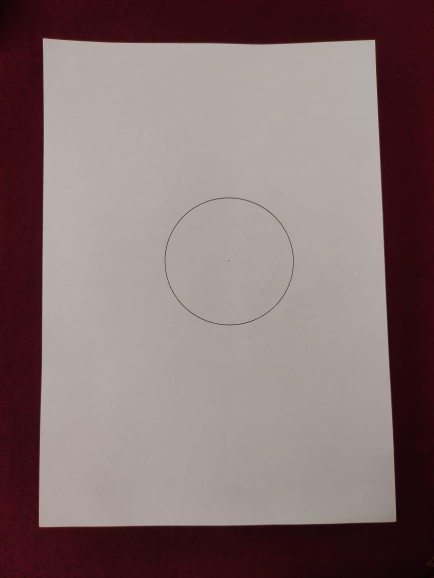
#> input picture server/com/request.jpg, 868 x 1156 px (shown at 1/2 size)
$ python ObjectMeasurement.py
#> lines starting #> are read from the running program, lines starting #| are printed output that depends on the picture; after the words box and inside, x2 and y2 are one past the last pixel; in counts of white or black regions, pixels touching at a corner belong together; long printed decimals are rounded
### server/utlis.py
import cv2
import numpy as np

def getContours(img,cThr=[100,100],showCanny=False,minArea=1000,filter=0,draw =False):
    imgGray = cv2.cvtColor(img,cv2.COLOR_BGR2GRAY)
    imgBlur = cv2.GaussianBlur(imgGray,(5,5),1)
    imgCanny = cv2.Canny(imgBlur,cThr[0],cThr[1])
    kernel = np.ones((5,5))
    imgDial = cv2.dilate(imgCanny,kernel,iterations=3)
    imgThre = cv2.erode(imgDial,kernel,iterations=2)
    if showCanny:cv2.imshow('Canny',imgThre)
    contours,hiearchy = cv2.findContours(imgThre,cv2.RETR_EXTERNAL,cv2.CHAIN_APPROX_SIMPLE)
    finalCountours = []
    for i in contours:
        area = cv2.contourArea(i)
        if area > minArea:
            peri = cv2.arcLength(i,True)
            approx = cv2.approxPolyDP(i,0.02*peri,True)
            bbox = cv2.boundingRect(approx)
            if filter > 0:
                if len(approx) == filter:
                    finalCountours.append([len(approx),area,approx,bbox,i])
            else:
                finalCountours.append([len(approx),area,approx,bbox,i])
    finalCountours = sorted(finalCountours,key = lambda x:x[1] ,reverse= True)
    if draw:
        for con in finalCountours:
            cv2.drawContours(img,con[4],-1,(0,0,255),3)
    return img, finalCountours

# calculates the ordered vertex points in terms of contours

def reorder(myPoints):
    #print(myPoints.shape)
    falg = -1
    myPointsNew = np.zeros_like(myPoints)
    try:
        myPoints = myPoints.reshape((4,2))
        add = myPoints.sum(1)
        myPointsNew[0] = myPoints[np.argmin(add)]
        myPointsNew[3] = myPoints[np.argmax(add)]
        diff = np.diff(myPoints,axis=1)
        myPointsNew[1]= myPoints[np.argmin(diff)]
        myPointsNew[2] = myPoints[np.argmax(diff)]
        flag = 4
    except Exception:
        #### for triangle detection
        # Simple fix for traingles -- subject to change
        myPoints = myPoints.reshape((3,2))
        myPointsNew[0] = myPoints[2]
        myPointsNew[1] = myPoints[1]
        myPointsNew[2] = myPoints[0]
        flag = 3
        # print(myPointsNew)
    return myPointsNew, flag

# changes the persepective of the image and zooms in

def warpImg (img,points,w,h,pad=20):
    #print(points)
    points, flag =reorder(points)
    pts1 = np.float32(points)
    pts2 = np.float32([[0,0],[w,0],[0,h],[w,h]])
    matrix = cv2.getPerspectiveTransform(pts1,pts2)
    imgWarp = cv2.warpPerspective(img,matrix,(w,h))
    imgWarp = imgWarp[pad:imgWarp.shape[0]-pad,pad:imgWarp.shape[1]-pad]
    return imgWarp

def findDis(pts1,pts2):
    return ((pts2[0]-pts1[0])**2 + (pts2[1]-pts1[1])**2)**0.5

#to detect circles only (filter value = 0)

def detectCircles(img, showCanny=False, px_to_cm=0.03389):

    flag = 0

    imgGray = cv2.cvtColor(img, cv2.COLOR_BGR2GRAY)
    imgBlur = cv2.GaussianBlur(imgGray, (5, 5), 1)
    imgCanny = cv2.Canny(imgBlur, 50, 150)

    if showCanny:
        cv2.imshow('Canny', imgCanny)

    # Apply Hough Circle Transform
    circles = cv2.HoughCircles(imgCanny, cv2.HOUGH_GRADIENT, dp=1, minDist=80, param1=30, param2=45, minRadius=0, maxRadius=0)

    diameters_cm = []
    if circles is not None:
        # Convert the (x, y) coordinates and radius of the circles to integers
        circles = np.round(circles[0, :]).astype("int")

        # Draw the detected circles on the original image and calculate diameter for each
        for (x, y, r) in circles:
            cv2.circle(img, (x, y), r, (0, 255, 0), 2)
            diameter_px = r * 2
            diameter_cm = diameter_px * px_to_cm
            diameters_cm.append(diameter_cm)

            # Highlight the diameter span of the circle
            cv2.line(img, (x - r, y), (x + r, y), (0, 0, 255), 2)

            # Write the diameter on the original image
            font = cv2.FONT_HERSHEY_SIMPLEX
            text = f'{diameter_cm:.2f} cm'
            text_size, _ = cv2.getTextSize(text, font, 0.6, 2)
            cv2.putText(img, text, (x - int(r/2), y-20), font, 0.6, (0, 0, 255), 2)

    return img, circles, diameters_cm, flag

### server/ObjectMeasurement.py
import cv2
import utlis

flag = -1       # default is -1, 0 for circle, 3 for triangle and so on

def cal_dim():
    ###################################
    path = "com/request.jpg"
    scale = 3
    wP = 210 *scale
    hP= 297 *scale
    ###################################

    img = cv2.imread(path)
#> img is the input picture: shape (1156, 868, 3); mean B, G, R 111.1, 111.8, 131.2
    imgContours , conts = utlis.getContours(img,minArea=50000,filter=4)
#> in getContours, `imgGray = cv2.cvtColor(img,cv2.COLOR_BGR2GRAY)`:
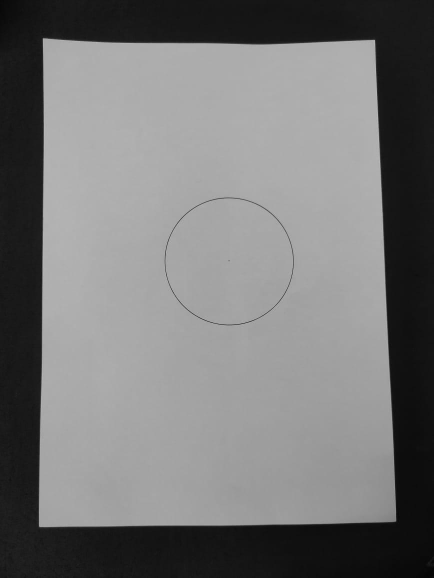
#> imgGray: shape (1156, 868) (shown at 1/2 size); min 4, max 202, mean 117.5
#> in getContours, `imgCanny = cv2.Canny(imgBlur,cThr[0],cThr[1])`:
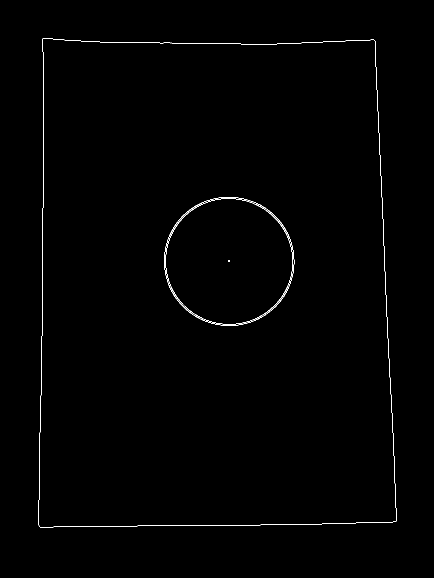
#> imgCanny: shape (1156, 868) (shown at 1/2 size); 0.51% white in thin lines or dots, all inside (x1, y1, x2, y2) = (77, 76, 793, 1055)
#> in getContours, `imgDial = cv2.dilate(imgCanny,kernel,iterations=3)`: imgDial: shape (1156, 868); 6% white; 3 white regions, box (x1, y1, x2, y2) and area: (71, 70, 799, 1061) 44226, (322, 388, 595, 658) 15327, (450, 514, 466, 529) 240
#> in getContours, `imgThre = cv2.erode(imgDial,kernel,iterations=2)`:
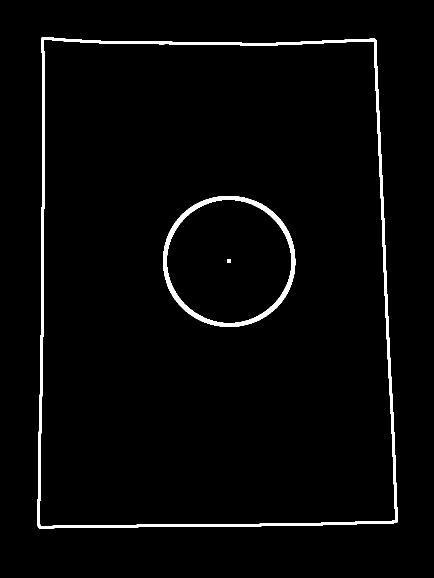
#> imgThre: shape (1156, 868) (shown at 1/2 size); 2.4% white; 3 white regions
#> in getContours, `contours,hiearchy = cv2.findContours(imgThre,cv2.RETR_EXTERNAL,cv2.CHA..`: contours = 1 contour; box (x1, y1, x2, y2) and area: (75, 74, 795, 1057) 671040; hiearchy = [[-1, -1, -1, -1]]
#> the loop in getContours, `for i in contours:` made 1 pass
#> (area, peri, approx, bbox) on pass 1: (671040, 3370.1, [[84, 74], [76, 1055], [793, 1045], [751, 78]], (76, 74, 718, 982))
#> after the loop in getContours, `for i in contours:`: finalCountours = 1 item
#> conts = 1 item
    if len(conts) != 0:
        biggest = conts[0][2]
#> biggest = [[84, 74], [76, 1055], [793, 1045], [751, 78]]
        #print(biggest)
        imgWarp = utlis.warpImg(img, biggest, wP,hP)
#> in reorder, `add = myPoints.sum(1)`: add = [158, 1131, 1838, 829]
#> in reorder, `diff = np.diff(myPoints,axis=1)`: diff = [-10, 979, 252, -673]
#> in warpImg, `points, flag =reorder(points)`: points = [[84, 74], [751, 78], [76, 1055], [793, 1045]]; flag = 4
#> in warpImg, `pts1 = np.float32(points)`: pts1 = [[84, 74], [751, 78], [76, 1055], [793, 1045]]
#> in warpImg, `matrix = cv2.getPerspectiveTransform(pts1,pts2)`: matrix = [[0.935, 0.00763, -79.14], [-0.00588, 0.981, -72.1], [-2.09e-05, 7.75e-05, 1]]

        # to detect the largest contour that is the A4 and the embedded rectangular object

        imgContours2, conts2 = utlis.getContours(imgWarp,
                                                minArea=2000, filter=4,
                                                cThr=[50,50],draw = False)
#> call 2 of getContours, with showCanny = False, minArea = 2000, filter = 4, draw = False
#> in getContours (call 2), `imgCanny = cv2.Canny(imgBlur,cThr[0],cThr[1])`:
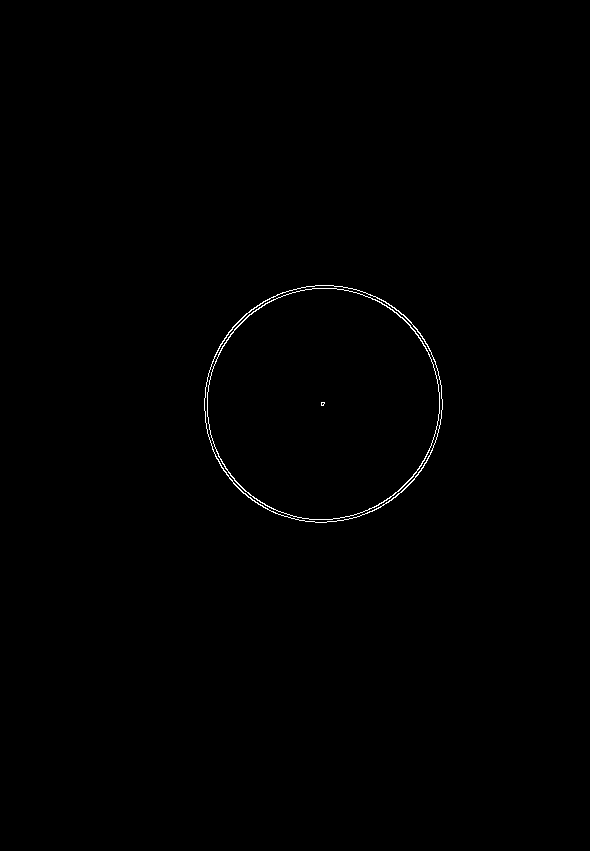
#> imgCanny: shape (851, 590); 0.34% white in thin lines or dots, all inside (x1, y1, x2, y2) = (204, 285, 443, 523)
#> in getContours (call 2), `imgDial = cv2.dilate(imgCanny,kernel,iterations=3)`:
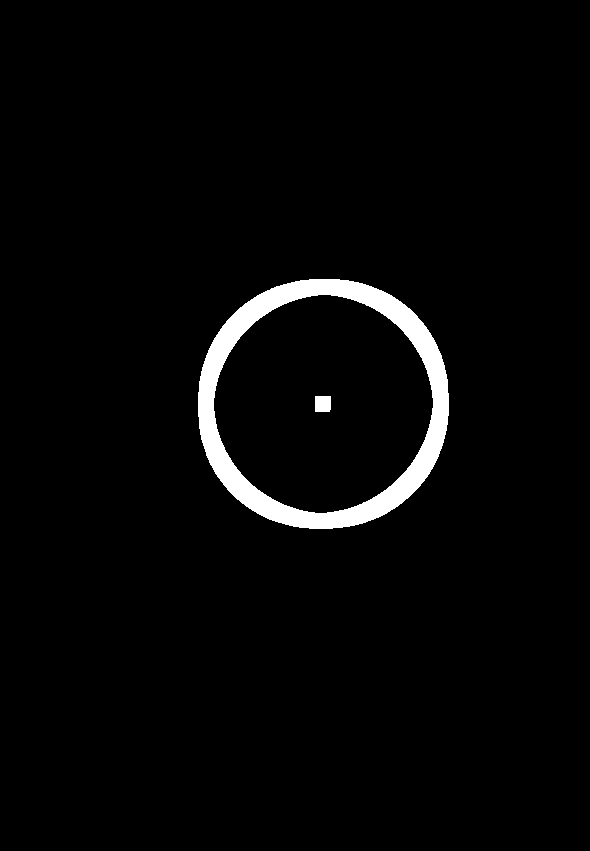
#> imgDial: shape (851, 590); 2.9% white; 2 white regions, box (x1, y1, x2, y2) and area: (198, 279, 449, 529) 14117, (315, 396, 331, 412) 254
#> in getContours (call 2), `imgThre = cv2.erode(imgDial,kernel,iterations=2)`:
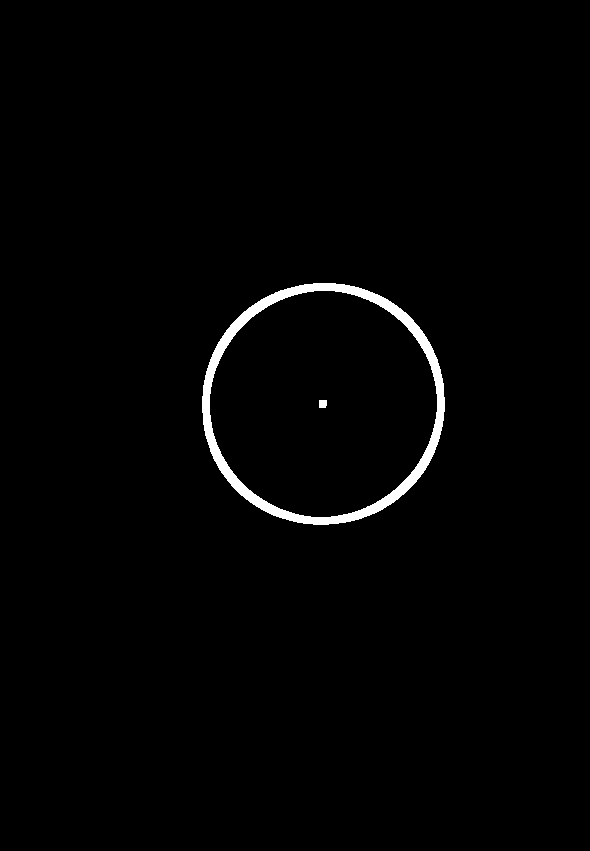
#> imgThre: shape (851, 590); 1.3% white; 2 white regions
#> in getContours (call 2), `contours,hiearchy = cv2.findContours(imgThre,cv2.RETR_EXTERNAL,cv2.CHA..`: contours = 1 contour; box (x1, y1, x2, y2) and area: (202, 283, 445, 525) 46172
#> the loop in getContours (call 2), `for i in contours:` made 1 pass
#> (area, peri, bbox) on pass 1: (46171.5, 803.7, (202, 283, 243, 242))
#> after the loop in getContours (call 2), `for i in contours:`: finalCountours = []
#> conts2 = []

        # Becomes true when the embedded object is not a rectangle

        if(len(conts2)==0):

            # To detect triangle

            imgContours2, conts2 = utlis.getContours(imgWarp,
                                                minArea=2000, filter=3,
                                                cThr=[50,50],draw = False)

            # To detect circle if not a triangle

            if(len(conts2)==0):
                img, circles, diameters_cm,flag = utlis.detectCircles(imgWarp,False)
#> in detectCircles, `circles = cv2.HoughCircles(imgCanny, cv2.HOUGH_GRADIENT, dp=1, minDist..`: circles = [[322.5, 407.5, 118.3]]
#> in detectCircles, `circles = np.round(circles[0, :]).astype("int")`: circles = [[322, 408, 118]]
#> the loop in detectCircles, `for (x, y, r) in circles:` made 1 pass
#> (x, y, r, diameter_px, diameter_cm, font, text, text_size) on pass 1: (322, 408, 118, 236, 8, 0, '8.00 cm', (82, 14))
#> after the loop in detectCircles, `for (x, y, r) in circles:`:
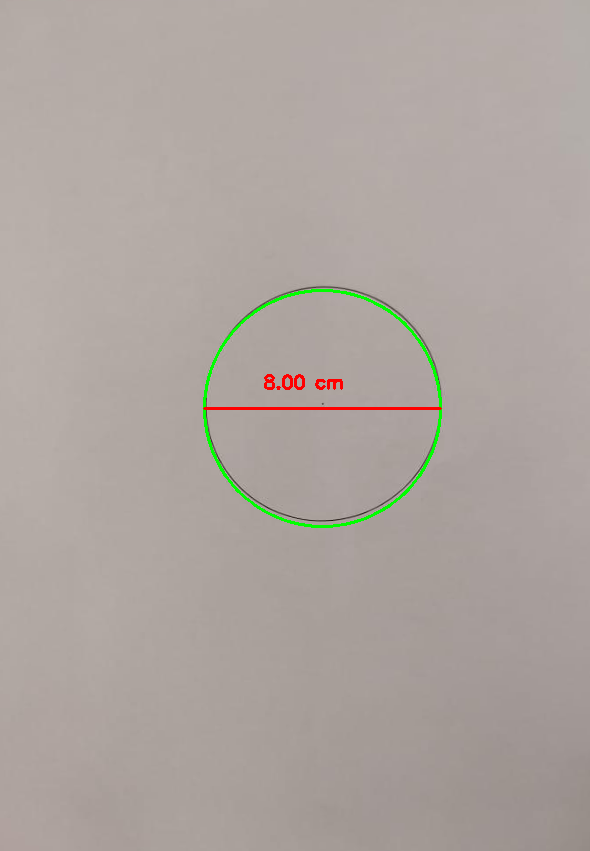
#> img: shape (851, 590, 3); mean B, G, R 159.3, 164.5, 173.3
#> after the loop in detectCircles, `for (x, y, r) in circles:`: diameters_cm = [8]
#> circles = [[322, 408, 118]]; diameters_cm = [8]; flag = 0
                cv2.imwrite('com/result.jpg', img)
                return  diameters_cm


        # if(imgContours2):
        # print('imgContours2',imgContours2)
        # print('conts2',conts2)
        if len(conts) != 0  :
            for obj in conts2:
                cv2.polylines(imgContours2,[obj[2]],True,(0,255,0),2)
                cv2.waitKey(0)
                cv2.destroyAllWindows()
                nPoints,flag = utlis.reorder(obj[2])

                if(flag==4):

                    # print("rectangle")
                    nW = round((utlis.findDis(nPoints[0][0]//scale,nPoints[1][0]//scale)/10),1)
                    nH = round((utlis.findDis(nPoints[0][0]//scale,nPoints[2][0]//scale)/10),1)
                    n3 = round((utlis.findDis(nPoints[1][0]//scale,nPoints[2][0]//scale)/10),1)
                    # print(nW,nH,n3)
                    # print('nPoints',nPoints[0][0][0], nPoints[0][0][1],nPoints[1][0][0], nPoints[1][0][1],nPoints[0][0][0], nPoints[0][0][1],nPoints[2][0][0], nPoints[2][0][1],nPoints[1][0][0], nPoints[1][0][1],nPoints[2][0][0], nPoints[2][0][1])
                    cv2.arrowedLine(imgContours2, (nPoints[0][0][0], nPoints[0][0][1]), (nPoints[1][0][0], nPoints[1][0][1]),
                                    (255, 0, 0), 3, 8, 0, 0.05)
                    cv2.arrowedLine(imgContours2, (nPoints[0][0][0], nPoints[0][0][1]), (nPoints[2][0][0], nPoints[2][0][1]),
                                    (0,0,0), 3, 8, 0, 0.05)
                    cv2.arrowedLine(imgContours2, (nPoints[1][0][0], nPoints[1][0][1]), (nPoints[2][0][0], nPoints[2][0][1]),
                                    (0, 0, 255), 3, 8, 0, 0.05)

                    x, y, w, h = obj[3]
                    # print('obj',obj[3])
                    cv2.putText(imgContours2, '{}cm'.format(nW), (x + 30, y - 10), cv2.FONT_HERSHEY_COMPLEX_SMALL, 1.5,
                            (255, 0,0), 2)
                    cv2.putText(imgContours2, '{}cm'.format(nH), (x - 70, y + h // 2), cv2.FONT_HERSHEY_COMPLEX_SMALL, 1.5,
                            (0,0,0), 2)
                    cv2.putText(imgContours2, '{}cm'.format(n3), (x +30 , y+h  ), cv2.FONT_HERSHEY_COMPLEX_SMALL, 1.5,
                            (0, 0, 255), 2)


                elif(flag==3):

                    # print("triangle")
                    nW = round((utlis.findDis(nPoints[0][0]//scale,nPoints[1][0]//scale)/10),1)
                    nH = round((utlis.findDis(nPoints[0][0]//scale,nPoints[2][0]//scale)/10),1)
                    n3 = round((utlis.findDis(nPoints[1][0]//scale,nPoints[2][0]//scale)/10),1)
                    # print(nW,nH,n3)
                    cv2.arrowedLine(imgContours2, (nPoints[0][0][0], nPoints[0][0][1]), (nPoints[1][0][0], nPoints[1][0][1]),
                                    (255, 0, 0), 3, 8, 0, 0.05)
                    cv2.arrowedLine(imgContours2, (nPoints[0][0][0], nPoints[0][0][1]), (nPoints[2][0][0], nPoints[2][0][1]),
                                    (0,0,0), 3, 8, 0, 0.05)
                    cv2.arrowedLine(imgContours2, (nPoints[1][0][0], nPoints[1][0][1]), (nPoints[2][0][0], nPoints[2][0][1]),
                                    (0, 0, 255), 3, 8, 0, 0.05)


                    ax = round((nPoints[0][0][0] + nPoints[1][0][0])/2)
                    ay = round((nPoints[0][0][1] + nPoints[1][0][1])/2)
                    bx = round((nPoints[0][0][0] + nPoints[2][0][0])/2)
                    by = round((nPoints[0][0][1] + nPoints[2][0][1])/2)
                    cx = round((nPoints[1][0][0] + nPoints[2][0][0])/2)
                    cy = round((nPoints[1][0][1] + nPoints[2][0][1])/2)


                    # print('obj',obj[3])
                    cv2.putText(imgContours2, '{}cm'.format(nW), (ax, ay), cv2.FONT_HERSHEY_COMPLEX_SMALL, 1.5,
                                (255, 0,0), 2)
                    cv2.putText(imgContours2, '{}cm'.format(nH), (bx, by), cv2.FONT_HERSHEY_COMPLEX_SMALL, 1.5,
                                (0,0,0), 2)
                    cv2.putText(imgContours2, '{}cm'.format(n3), (cx ,cy), cv2.FONT_HERSHEY_COMPLEX_SMALL, 1.5,
                                (0, 0, 255), 2)

                else:
                    print("error in flag")


            dim = [nW,nH,n3]
        cv2.imwrite(
            'com/result.jpg', imgContours2)
        return dim


if __name__ == '__main__':
    dim = cal_dim()  # for local development
#> dim = [8]
    print(dim)
#| [7.998]
